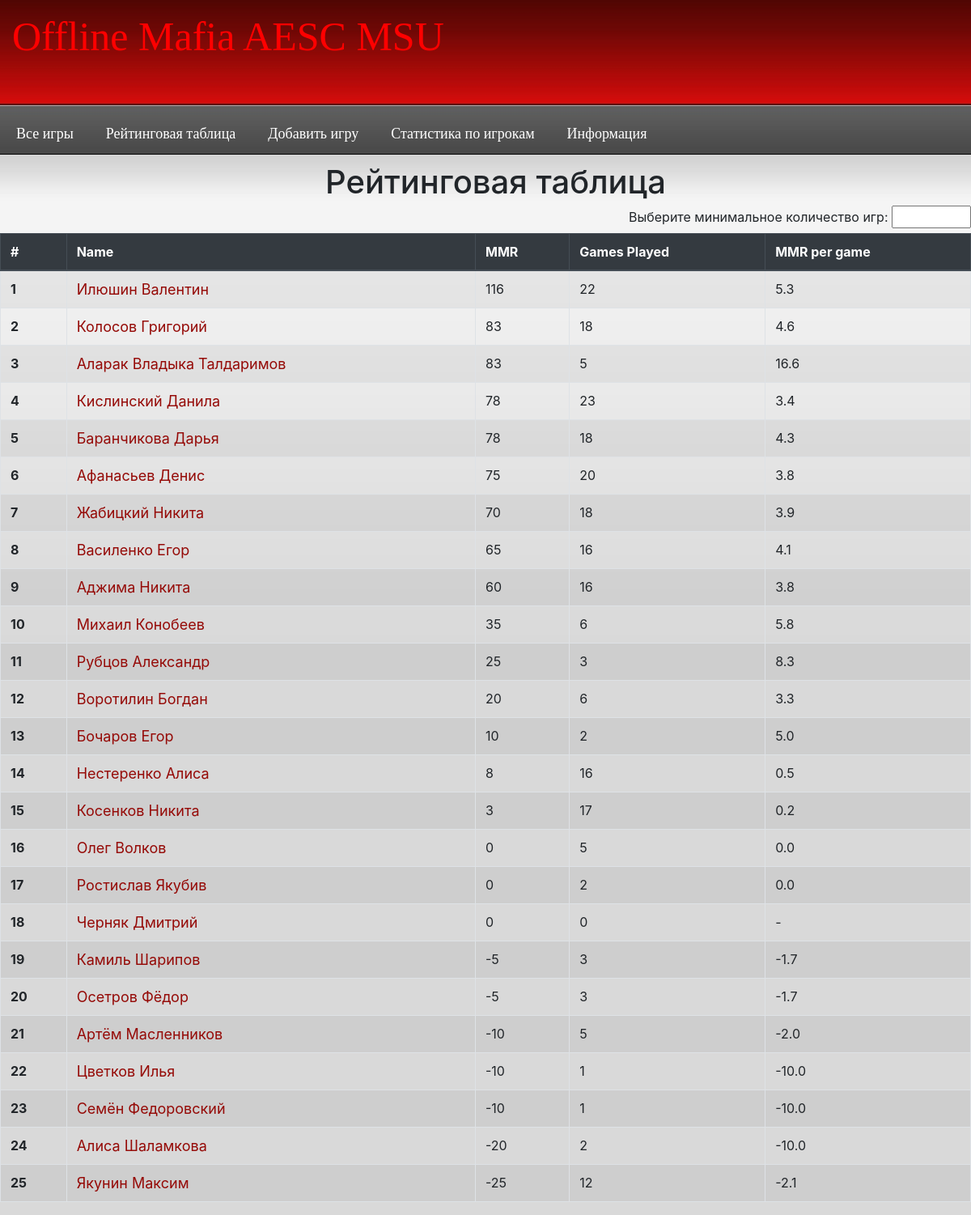
Page /offlinemafia.ru/index.php on the committed database.
### tables this page shows
CREATE TABLE `gamers` (
  `id` int(11) NOT NULL,
  `name` varchar(255) NOT NULL,
  `mmr` int(11) DEFAULT NULL,
  `games_played` int(11) DEFAULT NULL
);

### offlinemafia.ru/app/include/functions.php (called while the page is built, shortened)
<?php
function div($x, $y, $type = 1){
    if ($y == 0){
        return "-";
    } else {
        if ($type){
            $ans = ($x * 100) / $y;
            $ans = number_format($ans, 1, '.', '');
            $ans .= ' %';
            return $ans;
        } else {
            $ans = $x / $y;
            $ans = number_format($ans, 1, '.', '');
            return $ans;
        }
    }
}

### offlinemafia.ru/index.php (the view)
<?php
require 'header.php';
?>
<div id ="container" >
    <h1 align = 'center'>Рейтинговая таблица</h1>
    <form action ='index.php' method='POST' align = 'right'>
        <label for = 'mingame' class = 'text-right'>Выберите минимальное количество игр:</label>
        <input type ='text' size ='5' name = 'mingame' value = <?=$_POST['mingame']?>>
    </form>
    <table class ="table table-bordered table-striped">
        <thead class = "thead-dark">
            <th scope="col">#</th>
            <th scope="col">Name</th>
            <th scope="col">MMR</th>
            <th scope="col">Games Played</th>
            <th scope="col">MMR per game</th>
        </thead>
        <tbody class = "table-stripped">
            <?php
            $sql = "SELECT * FROM `gamers`";
            $result = mysqli_query($link, $sql);
            $arr = mysqli_fetch_all($result, 1);
            usort($arr, mmr_compare);
            $i = 1;
            foreach ($arr as $gamer){
                $avgmmr = div($gamer['mmr'], $gamer['games_played'], 0);
                if ($gamer['games_played'] >= $_POST['mingame']){
                    echo "<tr>
                    <th score = 'row'>$i</th>
                    <td><a href = 'stat.php?id={$gamer['id']}' class = 'cooltext'>{$gamer['name']}</a></td>
                    <td>{$gamer['mmr']}</td>
                    <td>{$gamer['games_played']}</td>
                    <td>{$avgmmr}</td>
                    </tr>";
                    $i++;
                }
            }
            ?>
        </tbody>
    </table>
</div>
<?php
require 'footer.php';

### offlinemafia.ru/header.php (shortened to what this page needs)
<?php
    require_once 'app/include/functions.php';
?>
<html lang="ru">
<head>
    <link href="bootstrap.css" rel="stylesheet">
    <link href="bootstrap-grid.css" rel="stylesheet">
    <link href="style.css" rel="stylesheet">
</head>
<body>
    <div id ="logo">
        <a href = "index.php"><h1> Offline Mafia AESC MSU <br></h1></a>
    </div>
    <div id="page">
        <div id = "navigation">
            <ul>
                <li><a href = "games.php">Все игры</a></li>
                <li><a href = "index.php">Рейтинговая таблица</a></li>
                <li><a href = "newgame.php">Добавить игру</a></li>
                <li><a href = "stat.php">Статистика по игрокам</a></li>
                <li><a href = "info.php">Информация</a></li>
            </ul>
        </div>

### offlinemafia.ru/footer.php (shortened to what this page needs)
</div>
</body>
</html>

### offlinemafia.ru/style.css (style rules this page uses)
* { padding: 0;margin: 0; }
body { background: #d9d9d9 url(public/images/95.jpg) repeat-x; }
body h1 { margin-top: 5px; margin-left: 25px; margin-bottom: 5px; }
#logo { width: 565px; }
#logo a { text-decoration: none; }
#logo h1 { margin-top: 15px; margin-left: 15px; font-family: "Times New Roman"; font-size: 50px; color: rgb(255, 0, 0); }
#page { width = 960px; align-content: center; }
#navigation { align-content: center; margin-top: 55px; height: 61px; }
#navigation ul { list-style-type: none; }
#navigation ul li { float: left; }
#navigation ul li a { font-family: "Times New Roman"; font-size: 18px; color: #fff; padding: 0 20px; text-decoration: none; line-height: 61px; display: block; height: 61px; }
.cooltext { font-size: 18px; color: #950a07; }

### rows in the picture
gamers: name "Илюшин Валентин", mmr "116", games_played "22", avgmmr "5.3"
gamers: name "Колосов Григорий", mmr "83", games_played "18", avgmmr "4.6"
gamers: name "Аларак Владыка Талдаримов", mmr "83", games_played "5", avgmmr "16.6"
gamers: name "Кислинский Данила", mmr "78", games_played "23", avgmmr "3.4"
gamers: name "Баранчикова Дарья", mmr "78", games_played "18", avgmmr "4.3"
gamers: name "Афанасьев Денис", mmr "75", games_played "20", avgmmr "3.8"
gamers: name "Жабицкий Никита", mmr "70", games_played "18", avgmmr "3.9"
gamers: name "Василенко Егор", mmr "65", games_played "16", avgmmr "4.1"
gamers: name "Аджима Никита", mmr "60", games_played "16", avgmmr "3.8"
gamers: name "Михаил Конобеев", mmr "35", games_played "6", avgmmr "5.8"
gamers: name "Рубцов Александр", mmr "25", games_played "3", avgmmr "8.3"
gamers: name "Воротилин Богдан", mmr "20", games_played "6", avgmmr "3.3"
gamers: name "Бочаров Егор", mmr "10", games_played "2", avgmmr "5.0"
gamers: name "Нестеренко Алиса", mmr "8", games_played "16", avgmmr "0.5"
gamers: name "Косенков Никита", mmr "3", games_played "17", avgmmr "0.2"
gamers: name "Олег Волков", mmr "0", games_played "5", avgmmr "0.0"
gamers: name "Ростислав Якубив", mmr "0", games_played "2", avgmmr "0.0"
gamers: name "Черняк Дмитрий", mmr "0", games_played "0", avgmmr "-"
gamers: name "Камиль Шарипов", mmr "-5", games_played "3", avgmmr "-1.7"
gamers: name "Осетров Фёдор", mmr "-5", games_played "3", avgmmr "-1.7"
gamers: name "Артём Масленников", mmr "-10", games_played "5", avgmmr "-2.0"
gamers: name "Цветков Илья", mmr "-10", games_played "1", avgmmr "-10.0"
gamers: name "Семён Федоровский", mmr "-10", games_played "1", avgmmr "-10.0"
gamers: name "Алиса Шаламкова", mmr "-20", games_played "2", avgmmr "-10.0"
gamers: name "Якунин Максим", mmr "-25", games_played "12", avgmmr "-2.1"
